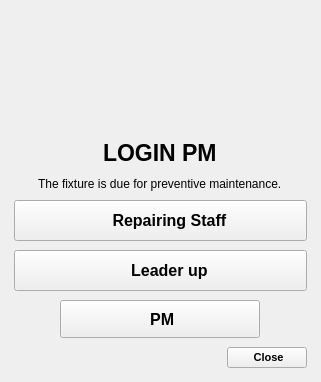
<?xml version="1.0" encoding="UTF-8"?>
<ui version="4.0">
 <class>PM_SYSTEM</class>
 <widget class="QDialog" name="PM_SYSTEM">
  <property name="geometry">
   <rect>
    <x>0</x>
    <y>0</y>
    <width>321</width>
    <height>382</height>
   </rect>
  </property>
  <property name="sizePolicy">
   <sizepolicy hsizetype="Expanding" vsizetype="Expanding">
    <horstretch>0</horstretch>
    <verstretch>0</verstretch>
   </sizepolicy>
  </property>
  <property name="minimumSize">
   <size>
    <width>0</width>
    <height>0</height>
   </size>
  </property>
  <property name="maximumSize">
   <size>
    <width>16777215</width>
    <height>16777215</height>
   </size>
  </property>
  <property name="windowTitle">
   <string>Dialog</string>
  </property>
  <layout class="QVBoxLayout" name="verticalLayout">
   <property name="spacing">
    <number>5</number>
   </property>
   <property name="leftMargin">
    <number>5</number>
   </property>
   <property name="topMargin">
    <number>5</number>
   </property>
   <property name="rightMargin">
    <number>5</number>
   </property>
   <property name="bottomMargin">
    <number>5</number>
   </property>
   <item>
    <widget class="QWidget" name="LoginPM" native="true">
     <property name="sizePolicy">
      <sizepolicy hsizetype="Preferred" vsizetype="Preferred">
       <horstretch>0</horstretch>
       <verstretch>0</verstretch>
      </sizepolicy>
     </property>
     <property name="minimumSize">
      <size>
       <width>0</width>
       <height>0</height>
      </size>
     </property>
     <property name="maximumSize">
      <size>
       <width>16777215</width>
       <height>16777215</height>
      </size>
     </property>
     <layout class="QVBoxLayout" name="verticalLayout_2">
      <property name="spacing">
       <number>9</number>
      </property>
      <property name="leftMargin">
       <number>9</number>
      </property>
      <property name="topMargin">
       <number>10</number>
      </property>
      <property name="rightMargin">
       <number>9</number>
      </property>
      <property name="bottomMargin">
       <number>9</number>
      </property>
      <item alignment="Qt::AlignHCenter">
       <widget class="QLabel" name="icon">
        <property name="sizePolicy">
         <sizepolicy hsizetype="Fixed" vsizetype="Fixed">
          <horstretch>0</horstretch>
          <verstretch>0</verstretch>
         </sizepolicy>
        </property>
        <property name="minimumSize">
         <size>
          <width>80</width>
          <height>80</height>
         </size>
        </property>
        <property name="maximumSize">
         <size>
          <width>80</width>
          <height>80</height>
         </size>
        </property>
        <property name="text">
         <string/>
        </property>
        <property name="pixmap">
         <pixmap resource="../Qss/icons/_icons.qrc">:/feather/icons/feather/check-square.png</pixmap>
        </property>
        <property name="scaledContents">
         <bool>true</bool>
        </property>
       </widget>
      </item>
      <item>
       <spacer name="verticalSpacer_4">
        <property name="orientation">
         <enum>Qt::Vertical</enum>
        </property>
        <property name="sizeHint" stdset="0">
         <size>
          <width>20</width>
          <height>20</height>
         </size>
        </property>
       </spacer>
      </item>
      <item alignment="Qt::AlignHCenter">
       <widget class="QLabel" name="labelname">
        <property name="sizePolicy">
         <sizepolicy hsizetype="Fixed" vsizetype="Fixed">
          <horstretch>0</horstretch>
          <verstretch>0</verstretch>
         </sizepolicy>
        </property>
        <property name="minimumSize">
         <size>
          <width>113</width>
          <height>31</height>
         </size>
        </property>
        <property name="font">
         <font>
          <pointsize>17</pointsize>
          <bold>true</bold>
         </font>
        </property>
        <property name="text">
         <string>LOGIN PM</string>
        </property>
       </widget>
      </item>
      <item alignment="Qt::AlignHCenter">
       <widget class="QLabel" name="labelimform">
        <property name="sizePolicy">
         <sizepolicy hsizetype="Preferred" vsizetype="Fixed">
          <horstretch>0</horstretch>
          <verstretch>0</verstretch>
         </sizepolicy>
        </property>
        <property name="font">
         <font>
          <bold>false</bold>
         </font>
        </property>
        <property name="text">
         <string>The fixture is due for preventive maintenance.</string>
        </property>
       </widget>
      </item>
      <item>
       <widget class="QPushButton" name="id_repair">
        <property name="minimumSize">
         <size>
          <width>285</width>
          <height>41</height>
         </size>
        </property>
        <property name="font">
         <font>
          <family>Arial</family>
          <pointsize>12</pointsize>
          <italic>false</italic>
          <bold>true</bold>
          <underline>false</underline>
          <strikeout>false</strikeout>
          <kerning>true</kerning>
         </font>
        </property>
        <property name="acceptDrops">
         <bool>false</bool>
        </property>
        <property name="layoutDirection">
         <enum>Qt::LeftToRight</enum>
        </property>
        <property name="autoFillBackground">
         <bool>false</bool>
        </property>
        <property name="styleSheet">
         <string notr="true"/>
        </property>
        <property name="text">
         <string>    Repairing Staff</string>
        </property>
        <property name="icon">
         <iconset resource="../Qss/icons/_icons.qrc">
          <normaloff>:/font_awesome_solid/icons/font_awesome/solid/screwdriver-wrench.png</normaloff>:/font_awesome_solid/icons/font_awesome/solid/screwdriver-wrench.png</iconset>
        </property>
        <property name="iconSize">
         <size>
          <width>30</width>
          <height>30</height>
         </size>
        </property>
        <property name="autoExclusive">
         <bool>false</bool>
        </property>
        <property name="autoDefault">
         <bool>false</bool>
        </property>
        <property name="default">
         <bool>false</bool>
        </property>
        <property name="flat">
         <bool>false</bool>
        </property>
       </widget>
      </item>
      <item>
       <widget class="QPushButton" name="id_leader">
        <property name="minimumSize">
         <size>
          <width>285</width>
          <height>41</height>
         </size>
        </property>
        <property name="font">
         <font>
          <family>Arial</family>
          <pointsize>12</pointsize>
          <italic>false</italic>
          <bold>true</bold>
          <underline>false</underline>
          <strikeout>false</strikeout>
          <kerning>true</kerning>
         </font>
        </property>
        <property name="acceptDrops">
         <bool>true</bool>
        </property>
        <property name="layoutDirection">
         <enum>Qt::LeftToRight</enum>
        </property>
        <property name="autoFillBackground">
         <bool>false</bool>
        </property>
        <property name="styleSheet">
         <string notr="true"/>
        </property>
        <property name="text">
         <string>    Leader up</string>
        </property>
        <property name="icon">
         <iconset resource="../Qss/icons/_icons.qrc">
          <normaloff>:/feather/icons/feather/user.png</normaloff>:/feather/icons/feather/user.png</iconset>
        </property>
        <property name="iconSize">
         <size>
          <width>30</width>
          <height>30</height>
         </size>
        </property>
        <property name="autoDefault">
         <bool>false</bool>
        </property>
       </widget>
      </item>
      <item alignment="Qt::AlignHCenter">
       <widget class="QPushButton" name="id_pm">
        <property name="sizePolicy">
         <sizepolicy hsizetype="Expanding" vsizetype="Expanding">
          <horstretch>0</horstretch>
          <verstretch>0</verstretch>
         </sizepolicy>
        </property>
        <property name="minimumSize">
         <size>
          <width>200</width>
          <height>38</height>
         </size>
        </property>
        <property name="maximumSize">
         <size>
          <width>200</width>
          <height>38</height>
         </size>
        </property>
        <property name="font">
         <font>
          <family>Arial</family>
          <pointsize>12</pointsize>
          <italic>false</italic>
          <bold>true</bold>
          <underline>false</underline>
          <strikeout>false</strikeout>
          <kerning>true</kerning>
         </font>
        </property>
        <property name="acceptDrops">
         <bool>true</bool>
        </property>
        <property name="layoutDirection">
         <enum>Qt::LeftToRight</enum>
        </property>
        <property name="autoFillBackground">
         <bool>false</bool>
        </property>
        <property name="styleSheet">
         <string notr="true"/>
        </property>
        <property name="text">
         <string> PM</string>
        </property>
        <property name="icon">
         <iconset resource="../Qss/icons/_icons.qrc">
          <normaloff>:/feather/icons/feather/log-in.png</normaloff>:/feather/icons/feather/log-in.png</iconset>
        </property>
        <property name="iconSize">
         <size>
          <width>30</width>
          <height>30</height>
         </size>
        </property>
        <property name="autoDefault">
         <bool>false</bool>
        </property>
       </widget>
      </item>
      <item alignment="Qt::AlignRight|Qt::AlignVCenter">
       <widget class="QPushButton" name="pushButton_D">
        <property name="sizePolicy">
         <sizepolicy hsizetype="Preferred" vsizetype="Preferred">
          <horstretch>0</horstretch>
          <verstretch>0</verstretch>
         </sizepolicy>
        </property>
        <property name="minimumSize">
         <size>
          <width>0</width>
          <height>0</height>
         </size>
        </property>
        <property name="maximumSize">
         <size>
          <width>16777215</width>
          <height>16777215</height>
         </size>
        </property>
        <property name="font">
         <font>
          <pointsize>8</pointsize>
          <bold>true</bold>
         </font>
        </property>
        <property name="text">
         <string> Close</string>
        </property>
        <property name="icon">
         <iconset resource="../Qss/icons/_icons.qrc">
          <normaloff>:/feather/icons/feather/x-circle.png</normaloff>:/feather/icons/feather/x-circle.png</iconset>
        </property>
        <property name="autoDefault">
         <bool>false</bool>
        </property>
       </widget>
      </item>
     </layout>
    </widget>
   </item>
  </layout>
 </widget>
 <resources>
  <include location="../Qss/icons/_icons.qrc"/>
  <include location="../Qss/icons/_icons.qrc"/>
 </resources>
 <connections/>
</ui>
